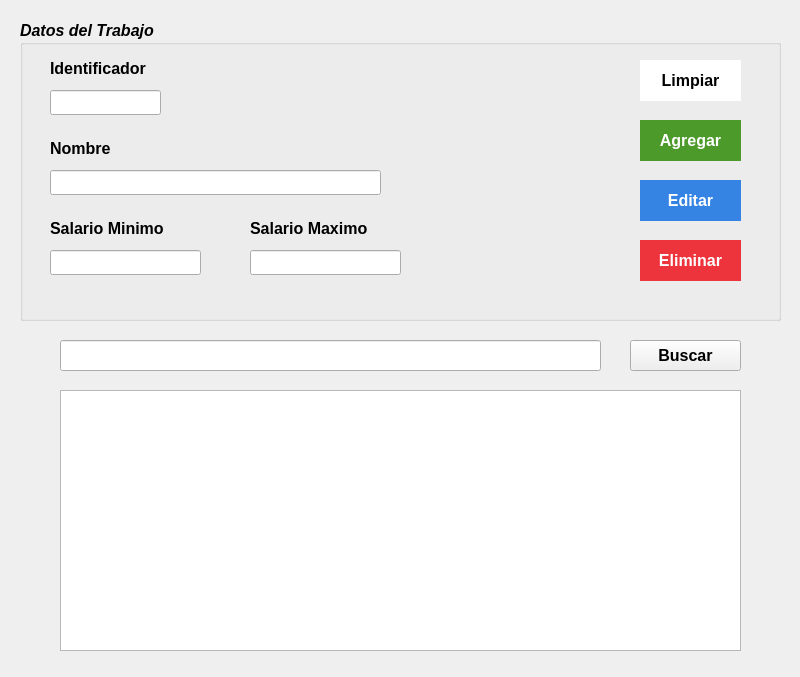
<?xml version="1.0" encoding="UTF-8"?>
<ui version="4.0">
 <class>FrmTrabajo</class>
 <widget class="QWidget" name="FrmTrabajo">
  <property name="geometry">
   <rect>
    <x>0</x>
    <y>0</y>
    <width>800</width>
    <height>677</height>
   </rect>
  </property>
  <property name="minimumSize">
   <size>
    <width>800</width>
    <height>677</height>
   </size>
  </property>
  <property name="font">
   <font>
    <pointsize>12</pointsize>
   </font>
  </property>
  <property name="windowTitle">
   <string>Gestion de Trabajos</string>
  </property>
  <property name="autoFillBackground">
   <bool>false</bool>
  </property>
  <property name="styleSheet">
   <string notr="true"/>
  </property>
  <widget class="QGroupBox" name="gbox_datosTrabajo">
   <property name="geometry">
    <rect>
     <x>20</x>
     <y>20</y>
     <width>761</width>
     <height>301</height>
    </rect>
   </property>
   <property name="font">
    <font>
     <pointsize>12</pointsize>
     <weight>75</weight>
     <italic>true</italic>
     <bold>true</bold>
    </font>
   </property>
   <property name="styleSheet">
    <string notr="true"/>
   </property>
   <property name="title">
    <string>Datos del Trabajo </string>
   </property>
   <widget class="QPushButton" name="btn_limpiar">
    <property name="geometry">
     <rect>
      <x>620</x>
      <y>40</y>
      <width>101</width>
      <height>41</height>
     </rect>
    </property>
    <property name="font">
     <font>
      <pointsize>12</pointsize>
      <weight>75</weight>
      <italic>false</italic>
      <bold>true</bold>
     </font>
    </property>
    <property name="styleSheet">
     <string notr="true">border-style:outset;
background-color:white</string>
    </property>
    <property name="text">
     <string>Limpiar</string>
    </property>
   </widget>
   <widget class="QLineEdit" name="le_salarioMax">
    <property name="geometry">
     <rect>
      <x>230</x>
      <y>230</y>
      <width>151</width>
      <height>25</height>
     </rect>
    </property>
    <property name="font">
     <font>
      <pointsize>12</pointsize>
      <weight>75</weight>
      <italic>false</italic>
      <bold>true</bold>
     </font>
    </property>
    <property name="text">
     <string/>
    </property>
   </widget>
   <widget class="QLineEdit" name="le_nombre">
    <property name="geometry">
     <rect>
      <x>30</x>
      <y>150</y>
      <width>331</width>
      <height>25</height>
     </rect>
    </property>
    <property name="font">
     <font>
      <pointsize>12</pointsize>
      <weight>75</weight>
      <italic>false</italic>
      <bold>true</bold>
     </font>
    </property>
    <property name="text">
     <string/>
    </property>
   </widget>
   <widget class="QLabel" name="lbl_salarioMaximo">
    <property name="geometry">
     <rect>
      <x>230</x>
      <y>200</y>
      <width>121</width>
      <height>17</height>
     </rect>
    </property>
    <property name="font">
     <font>
      <pointsize>12</pointsize>
      <weight>75</weight>
      <italic>false</italic>
      <bold>true</bold>
     </font>
    </property>
    <property name="text">
     <string>Salario Maximo</string>
    </property>
   </widget>
   <widget class="QLineEdit" name="le_salarioMin">
    <property name="geometry">
     <rect>
      <x>30</x>
      <y>230</y>
      <width>151</width>
      <height>25</height>
     </rect>
    </property>
    <property name="font">
     <font>
      <pointsize>12</pointsize>
      <weight>75</weight>
      <italic>false</italic>
      <bold>true</bold>
     </font>
    </property>
    <property name="text">
     <string/>
    </property>
   </widget>
   <widget class="QLabel" name="lbl_nombre">
    <property name="geometry">
     <rect>
      <x>30</x>
      <y>120</y>
      <width>67</width>
      <height>17</height>
     </rect>
    </property>
    <property name="font">
     <font>
      <pointsize>12</pointsize>
      <weight>75</weight>
      <italic>false</italic>
      <bold>true</bold>
     </font>
    </property>
    <property name="text">
     <string>Nombre</string>
    </property>
   </widget>
   <widget class="QLineEdit" name="le_id">
    <property name="geometry">
     <rect>
      <x>30</x>
      <y>70</y>
      <width>111</width>
      <height>25</height>
     </rect>
    </property>
    <property name="font">
     <font>
      <pointsize>12</pointsize>
      <weight>75</weight>
      <italic>false</italic>
      <bold>true</bold>
     </font>
    </property>
    <property name="text">
     <string/>
    </property>
    <property name="readOnly">
     <bool>true</bool>
    </property>
   </widget>
   <widget class="QLabel" name="lbl_identificador">
    <property name="geometry">
     <rect>
      <x>30</x>
      <y>40</y>
      <width>101</width>
      <height>17</height>
     </rect>
    </property>
    <property name="font">
     <font>
      <pointsize>12</pointsize>
      <weight>75</weight>
      <italic>false</italic>
      <bold>true</bold>
     </font>
    </property>
    <property name="text">
     <string>Identificador</string>
    </property>
   </widget>
   <widget class="QLabel" name="lbl_salarioMinimo">
    <property name="geometry">
     <rect>
      <x>30</x>
      <y>200</y>
      <width>121</width>
      <height>17</height>
     </rect>
    </property>
    <property name="font">
     <font>
      <pointsize>12</pointsize>
      <weight>75</weight>
      <italic>false</italic>
      <bold>true</bold>
     </font>
    </property>
    <property name="text">
     <string>Salario Minimo</string>
    </property>
   </widget>
   <widget class="QPushButton" name="btn_agregar">
    <property name="geometry">
     <rect>
      <x>620</x>
      <y>100</y>
      <width>101</width>
      <height>41</height>
     </rect>
    </property>
    <property name="font">
     <font>
      <pointsize>12</pointsize>
      <weight>75</weight>
      <italic>false</italic>
      <bold>true</bold>
     </font>
    </property>
    <property name="styleSheet">
     <string notr="true">color:white;
background-color:rgb(76, 154, 42);
border-style: outset</string>
    </property>
    <property name="text">
     <string>Agregar</string>
    </property>
   </widget>
   <widget class="QPushButton" name="btn_editar">
    <property name="geometry">
     <rect>
      <x>620</x>
      <y>160</y>
      <width>101</width>
      <height>41</height>
     </rect>
    </property>
    <property name="font">
     <font>
      <pointsize>12</pointsize>
      <weight>75</weight>
      <italic>false</italic>
      <bold>true</bold>
     </font>
    </property>
    <property name="styleSheet">
     <string notr="true">color:white;
background-color:rgb(53, 132, 228);
border-style: outset</string>
    </property>
    <property name="text">
     <string>Editar</string>
    </property>
   </widget>
   <widget class="QPushButton" name="btn_eliminar">
    <property name="geometry">
     <rect>
      <x>620</x>
      <y>220</y>
      <width>101</width>
      <height>41</height>
     </rect>
    </property>
    <property name="font">
     <font>
      <pointsize>12</pointsize>
      <weight>75</weight>
      <italic>false</italic>
      <bold>true</bold>
     </font>
    </property>
    <property name="styleSheet">
     <string notr="true">color:white;
background-color:rgb(237, 51, 59);
border-style: outset</string>
    </property>
    <property name="text">
     <string>Eliminar</string>
    </property>
   </widget>
  </widget>
  <widget class="QTableView" name="tbw_registrosTrabajos">
   <property name="geometry">
    <rect>
     <x>60</x>
     <y>390</y>
     <width>681</width>
     <height>261</height>
    </rect>
   </property>
   <property name="verticalScrollBarPolicy">
    <enum>Qt::ScrollBarAsNeeded</enum>
   </property>
   <property name="horizontalScrollBarPolicy">
    <enum>Qt::ScrollBarAsNeeded</enum>
   </property>
  </widget>
  <widget class="QLineEdit" name="le_buscador">
   <property name="geometry">
    <rect>
     <x>60</x>
     <y>340</y>
     <width>541</width>
     <height>31</height>
    </rect>
   </property>
   <property name="font">
    <font>
     <pointsize>12</pointsize>
     <italic>false</italic>
    </font>
   </property>
   <property name="text">
    <string/>
   </property>
  </widget>
  <widget class="QPushButton" name="btn_buscar">
   <property name="geometry">
    <rect>
     <x>630</x>
     <y>340</y>
     <width>111</width>
     <height>31</height>
    </rect>
   </property>
   <property name="font">
    <font>
     <pointsize>12</pointsize>
     <weight>75</weight>
     <italic>false</italic>
     <bold>true</bold>
    </font>
   </property>
   <property name="styleSheet">
    <string notr="true"/>
   </property>
   <property name="text">
    <string>Buscar</string>
   </property>
  </widget>
 </widget>
 <tabstops>
  <tabstop>btn_limpiar</tabstop>
  <tabstop>btn_agregar</tabstop>
  <tabstop>btn_editar</tabstop>
  <tabstop>btn_eliminar</tabstop>
  <tabstop>le_id</tabstop>
  <tabstop>le_nombre</tabstop>
  <tabstop>le_salarioMin</tabstop>
  <tabstop>le_salarioMax</tabstop>
  <tabstop>le_buscador</tabstop>
  <tabstop>btn_buscar</tabstop>
  <tabstop>tbw_registrosTrabajos</tabstop>
 </tabstops>
 <resources/>
 <connections/>
</ui>
